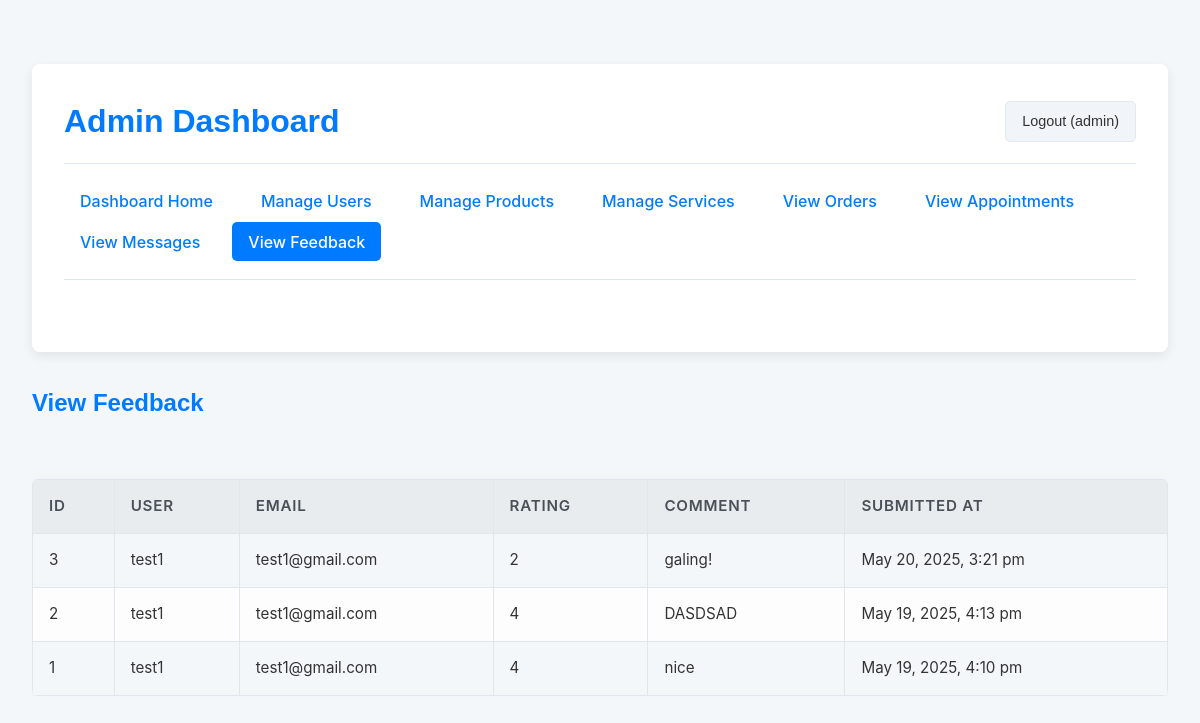
Screenshot of /admin/view_feedback.php (signed in) with the database file from the repository.
### tables this page shows
CREATE TABLE `feedback` (
  `id` int(11) NOT NULL,
  `user_id` int(11) NOT NULL,
  `rating` int(11) NOT NULL CHECK (`rating` between 1 and 5),
  `comment` text DEFAULT NULL,
  `created_at` timestamp NOT NULL DEFAULT current_timestamp()
);

CREATE TABLE `users` (
  `id` int(11) NOT NULL,
  `username` varchar(50) NOT NULL,
  `password` varchar(255) NOT NULL,
  `email` varchar(100) NOT NULL,
  `full_name` varchar(100) NOT NULL,
  `phone` varchar(20) DEFAULT NULL,
  `address` text DEFAULT NULL,
  `is_admin` tinyint(1) DEFAULT 0,
  `created_at` timestamp NOT NULL DEFAULT current_timestamp()
);

### admin/view_feedback.php (the view, shortened to what this page needs)
<?php
include 'admin_header.php';
$feedback_sql = "SELECT f.id, u.username, u.email, f.rating, f.comment, f.created_at FROM feedback f JOIN users u ON f.user_id = u.id ORDER BY f.created_at DESC";
$feedback_result = $conn->query($feedback_sql);
?>
<h2>View Feedback</h2>
<?php if ($feedback_result && $feedback_result->num_rows > 0): ?>
    <div class="admin-table-container">
        <table class="admin-table">
            <thead>
                <tr>
                    <th>ID</th>
                    <th>User</th>
                    <th>Email</th>
                    <th>Rating</th>
                    <th>Comment</th>
                    <th>Submitted At</th>
                </tr>
            </thead>
            <tbody>
                <?php while ($feedback = $feedback_result->fetch_assoc()): ?>
                    <tr>
                        <td><?php echo htmlspecialchars($feedback['id']); ?></td>
                        <td><?php echo htmlspecialchars($feedback['username']); ?></td>
                        <td><?php echo htmlspecialchars($feedback['email']); ?></td>
                        <td><?php echo htmlspecialchars($feedback['rating']); ?></td>
                        <td><?php echo nl2br(htmlspecialchars($feedback['comment'] ?? 'N/A')); ?></td>
                        <td><?php echo date('M j, Y, g:i a', strtotime($feedback['created_at'])); ?></td>
                    </tr>
                <?php endwhile; ?>
            </tbody>
        </table>
    </div>
<?php else: ?>
    <p>No feedback found.</p>
<?php endif; ?>
<?php include 'admin_footer.php'; ?>

### styles.css (style rules this page uses)
:root { --primary-color: #33C3F0; --primary-hover: #1EAEDB; --text-color: #222222; --text-light: #8E9196; --border-color: #e2e8f0; --bg-light: #f1f5f9; --transition-base: 0.3s ease; --container-width: 1280px; }
* { margin: 0; padding: 0; box-sizing: border-box; }
body { font-family: 'Open Sans', sans-serif; color: var(--text-color); line-height: 1.6; }
h1, h2, h3, h4, h5, h6 { font-family: 'Poppins', sans-serif; font-weight: 600; }
.admin-table-container { overflow-x: auto; -webkit-overflow-scrolling: touch; margin-bottom: 1rem; }
.admin-table { width: 1000px; border-collapse: collapse; min-width: 600px; }
.admin-table th, .admin-table td { border: 1px solid var(--border-color); padding: 0.75rem; text-align: left; white-space: nowrap; }
.admin-table th { background-color: var(--bg-light); font-weight: 600; }
.admin-table tbody tr:nth-child(even) { background-color: #fdfdfd; }

### admin/admin_header.php (style rules this page uses)
body { font-family: -apple-system, BlinkMacSystemFont, "Segoe UI", Roboto, "Helvetica Neue", Arial, sans-serif; background-color: #f4f7f9; color: #333; margin: 0; line-height: 1.6; padding: 2rem; }
h1, h2, h3 { color: var(--primary-color, #2c3e50); margin-top: 0; margin-bottom: 1.5rem; font-weight: 600; }
h2 { font-size: 1.5em; }
.admin-table { width: 100%; border-collapse: collapse; margin-top: 2rem; box-shadow: 0 2px 8px rgba(0,0,0,0.05); border-radius: 6px; overflow: hidden; }
.admin-table th, .admin-table td { border: 1px solid #e0e6ed; padding: 0.9rem 1rem; text-align: left; font-size: 0.95rem; vertical-align: middle; }
.admin-table th { background-color: #e9ecef; color: #495057; font-weight: 600; text-transform: uppercase; letter-spacing: 0.05em; }
.admin-table tr:nth-child(even) { background-color: #f8f9fa; }
:root { --primary-color: #007bff; --primary-hover: #0056b3; --danger-color: #dc3545; --secondary-color: #6c757d; }

### rows the page displays
feedback: id "3", user.username "test1", user.email "test1@gmail.com", rating "2", comment "galing!", created_at "May 20, 2025, 3:21 pm"
feedback: id "2", user.username "test1", user.email "test1@gmail.com", rating "4", comment "DASDSAD", created_at "May 19, 2025, 4:13 pm"
feedback: id "1", user.username "test1", user.email "test1@gmail.com", rating "4", comment "nice", created_at "May 19, 2025, 4:10 pm"

### other values shown
$_SESSION['user_name'] "admin"
